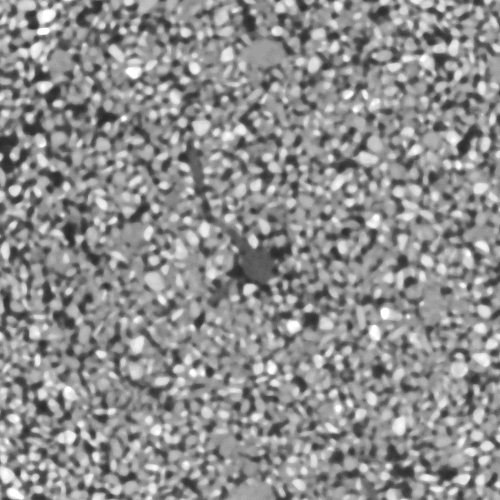
#> input picture XCT/data/raw_img/0.tif, 500 x 500 px, found by its file name
$ jupyter execute Image_Thresholding.ipynb
#> lines starting #> are read from the running program, lines starting #| are printed output that depends on the picture; after the words box and inside, x2 and y2 are one past the last pixel; in counts of white or black regions, pixels touching at a corner belong together
# Image Segmentation

Author: Hasith Wijesuriya

Email: hasitha.wijesuriya@pnnl.gov

## Why Image Segmentation?

Image segmentation is a fundamental task in computer vision that involves partitioning an image into meaningful regions or segments. It is crucial for various applications, including object recognition, medical imaging, autonomous driving, and scene understanding. By segmenting an image, we can identify and analyze specific objects or areas of interest, which can lead to better decision-making and improved performance in downstream tasks.

### Why is it important in soil science?

In soil science, image segmentation plays a vital role in analyzing soil properties and understanding soil structure. It allows researchers to identify and quantify different soil components, such as organic matter, minerals, and pore spaces. This information is essential for studying soil health, fertility, and water retention capabilities. Additionally, image segmentation can help in monitoring soil erosion, assessing land degradation, and optimizing agricultural practices by providing insights into soil composition and structure.

## Types of Image Segmentation

There are several types of image segmentation techniques, each with its own advantages and applications. Some common types include:

1. **Thresholding**: This technique involves separating pixels based on their intensity values. It is simple and effective for images with distinct foreground and background regions.
2. **Edge-based Segmentation**: This method detects edges in an image to define segment boundaries. It is useful for images with clear edges and can be implemented using techniques like Canny edge detection.
3. **Region-based Segmentation**: This approach groups pixels into regions based on similarity criteria, such as color or texture. It can be implemented using methods like region growing or watershed segmentation.
4. **Clustering-based Segmentation**: This technique uses clustering algorithms, such as K-means or mean shift, to group pixels into clusters based on their features. It is effective for images with complex patterns and textures.
5. **Deep Learning-based Segmentation**: This method utilizes convolutional neural networks (CNNs) to learn features and perform segmentation. It has shown significant improvements in accuracy and is widely used in various applications, including medical imaging and autonomous driving.

## Challenges in Image Segmentation

Despite its importance, image segmentation faces several challenges, including:
1. **Variability in Image Quality**: Images can vary in quality due to factors like contrast, noise, and resolution, which can affect segmentation accuracy.
2. **Complexity of Scenes**: Real-world images often contain complex scenes with multiple objects and varying backgrounds, making segmentation more difficult.
3. **Computational Complexity**: Some segmentation techniques, especially deep learning-based methods, can be computationally intensive and require significant resources for training and inference.
4. **Lack of Annotated Data**: For supervised learning-based segmentation methods, obtaining annotated data can be time-consuming and expensive, especially in specialized domains like soil science.
5. **Generalization**: Segmentation models may struggle to generalize well to new images or different domains, leading to reduced performance when applied to unseen data.

## Thresholding Methods

[cell 1]
import numpy as np
import scipy as sp
import matplotlib.pyplot as plt
import matplotlib.image as mpimg
import matplotlib.gridspec as gridspec
from ipywidgets import interact, IntSlider

import os
import sys
from skimage.filters import threshold_otsu, threshold_niblack, threshold_sauvola

[cell 2]
# reading a 8-bit grayscale image
img = mpimg.imread("./data/raw_img/0.tif")
#> img is the input picture: shape (500, 500); min 42, max 255, mean 142.7
#> the sliders are set to thresh_val = 127

def update_threshold(thresh_val):
    '''
    Update the binary image based on the threshold value and display both original and binary images.
    Parameters:
    thresh_val (int): The threshold value to convert the grayscale image to binary.
    '''
#> called with thresh_val = 127
    binary_img = img > thresh_val
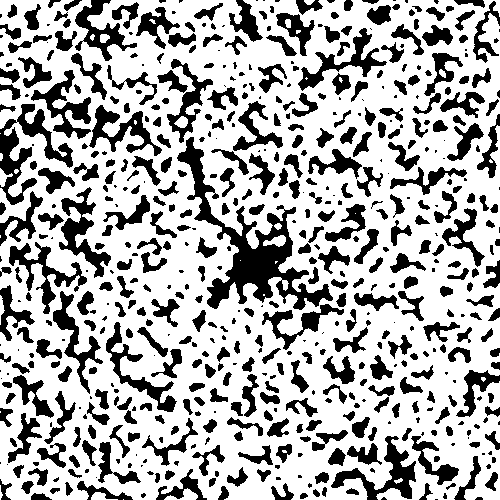
#> binary_img: shape (500, 500) bool; 68.7% white; 591 black regions (181 under 20 px), largest, box (x1, y1, x2, y2) and area: (177, 137, 333, 310) 6025, (0, 104, 73, 205) 2288, (331, 436, 416, 500) 1573
    plt.figure(figsize=(18, 6))


    plt.subplot(1, 3, 1)
    plt.imshow(img, cmap='gray')
    plt.title('Original Grayscale')
    plt.axis('off')
    plt.subplot(1, 3, 2)
    plt.hist(img.ravel(), bins=255)
    plt.axvline(thresh_val, color='r', linestyle='--', label=f'Threshold: {thresh_val}')
    plt.title('Image Histogram')
    plt.xlabel('Pixel Intensity')
    plt.ylabel('Frequency')
    plt.subplot(1, 3, 3)
    plt.imshow(binary_img, cmap='gray')
    plt.title(f'Binary Image (Threshold: {thresh_val})')
    plt.axis('off')


    plt.tight_layout()
    plt.show()
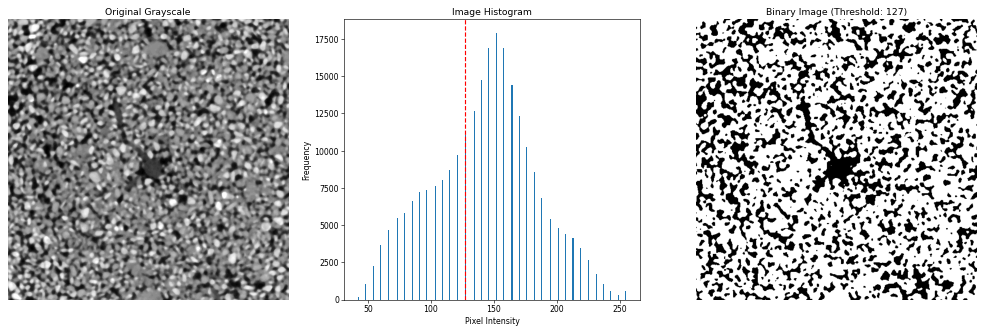
#> figure drawn by matplotlib, 3 panels; panel 2: tallest bar 17919 high, from x = 151.4 to 152.3


interact(update_threshold, thresh_val=IntSlider(min=0, max=255, step=1, value=127, description='Threshold Value:'));

### Otsu's method
Otsu's method is a global thresholding technique that automatically determines the optimal threshold value by maximizing the between-class variance. It is effective for images with bimodal histograms, where the foreground and background are well separated.

$\sigma^2_\omega (t) = \omega_1 (t) \sigma^2_1 (t) + \omega_2 (t) \sigma^2_2 (t)$

Where:
- $\omega_1 (t)$ and $\omega_2 (t)$ are the probabilities of the two classes separated by the threshold t.
- $\sigma^2_1 (t)$ and $\sigma^2_2 (t)$ are the variances of the two classes.

### Niblack's method

Calculates the threshold for each pixel based on the mean and standard deviation of a local neighborhood around the pixel. It is effective for images with varying contrast.

$T(x,y) = m(x,y) + k \cdot s(x,y)$

Where:
- $T(x,y)$ is the threshold for the pixel at coordinates (x, y).
- $m(x,y)$ is the mean of the local neighborhood around the pixel.
- $s(x,y)$ is the standard deviation of the local neighborhood around the pixel.
- $k$ is a user-defined parameter that controls the influence of the standard deviation on the threshold.

### Sauvola's method

Calculates the threshold for each pixel based on the mean and standard deviation of a local neighborhood, similar to Niblack's method, but includes a parameter to control the influence of the standard deviation. It is effective for images with varying contrast and noise.

$T(x,y) = m(x,y) \cdot \left(1 + k \cdot \left(\frac{s(x,y)}{R} - 1\right)\right)$

Where:
- $T(x,y)$ is the threshold for the pixel at coordinates (x, y).
- $m(x,y)$ is the mean of the local neighborhood around the pixel.
- $s(x,y)$ is the standard deviation of the local neighborhood around the pixel.
- $k$ is a user-defined parameter that controls the influence of the standard deviation on the threshold.
- $R$ is the dynamic range of the standard deviation (typically set to 128 for 8-bit images).

[cell 3]
# Load the 8-bit grayscale image
img = mpimg.imread("./data/raw_img/0.tif")

# Apply different thresholding methods #
# Otsu's method, Niblack's method, and Sauvola's method are applied to the image to compute the respective thresholds.
thresh_otsu = threshold_otsu(img)
#> thresh_otsu = 134
thresh_niblack = threshold_niblack(img, window_size=301, k=0.2)
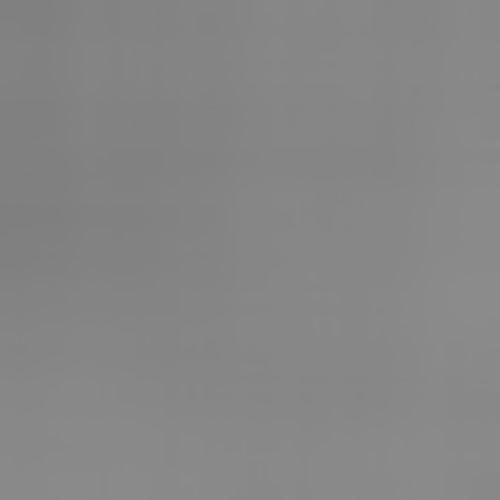
#> thresh_niblack: shape (500, 500) float64; min 127.5, max 139.9, mean 134.4
thresh_sauvola = threshold_sauvola(img, window_size=301)

# The resulting binary images are created by comparing the original image to the computed thresholds,
# resulting in binary images where pixels above the threshold are set to True (or 1) and those below are set to False (or 0).
binary_niblack = img > thresh_niblack
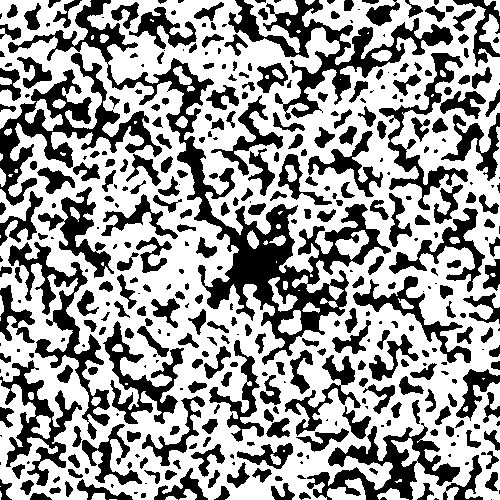
#> binary_niblack: shape (500, 500) bool; 61.1% white; 401 black regions (114 under 20 px), largest, box (x1, y1, x2, y2) and area: (8, 0, 391, 365) 15081, (228, 0, 453, 120) 6151, (0, 53, 162, 206) 6019
binary_otsu = img > thresh_otsu
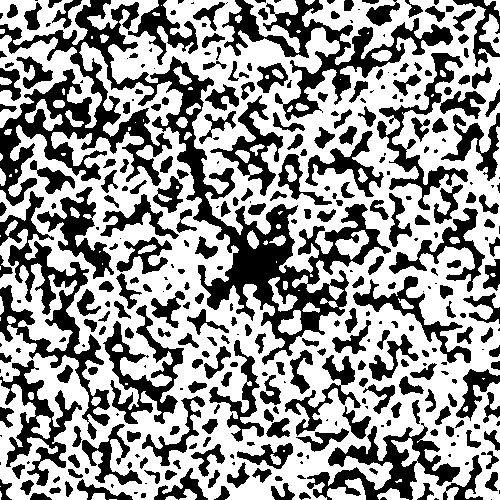
#> binary_otsu: shape (500, 500) bool; 59.2% white; 358 black regions (98 under 20 px), largest, box (x1, y1, x2, y2) and area: (0, 0, 391, 365) 24139, (222, 0, 453, 121) 6439, (0, 191, 110, 440) 6115
binary_sauvola = img > thresh_sauvola
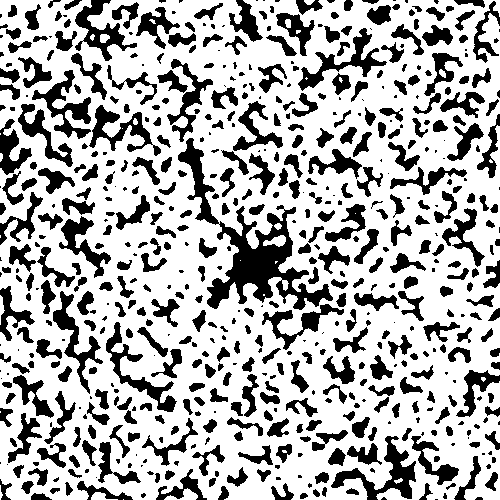
#> binary_sauvola: shape (500, 500) bool; 69.4% white; 607 black regions (184 under 20 px), largest, box (x1, y1, x2, y2) and area: (178, 138, 333, 310) 5913, (331, 436, 416, 500) 1573, (32, 70, 91, 139) 1313


# Visualization of the original image, histogram, and the results of the three thresholding methods.
fig = plt.figure(figsize=(15, 7), tight_layout=True)
spec = gridspec.GridSpec(ncols=8, nrows=2, figure=fig)

positions = [
    (0, slice(1, 3)), (0, slice(3, 5)), (0, slice(5, 7)), # Row 0
    (1, slice(2, 4)), (1, slice(4, 6))                   # Row 1 (centered)
]

ax = [fig.add_subplot(spec[row, col]) for row, col in positions]


ax[0].imshow(img, cmap="gray")
ax[0].set_title("XCT Image")
ax[1].hist(img.ravel(), bins=255)
ax[1].axvline(thresh_otsu, color='r')
ax[1].text(thresh_otsu -80, ax[1].get_ylim()[1] * 0.9, 'Otsu Threshold', color='r')
ax[1].set_title("Image Histogram")
ax[1].set_xlabel("Pixel Intensity")
ax[1].set_ylabel("Frequency")
ax[2].imshow(binary_otsu, cmap="gray")
ax[2].set_title(f"Otsu Thresholding (T: {thresh_otsu})")
ax[3].imshow(binary_niblack, cmap="gray")
ax[3].set_title("Niblack Thresholding")
ax[4].imshow(binary_sauvola, cmap="gray")
ax[4].set_title("Sauvola Thresholding")

plt.subplots_adjust()
plt.show()
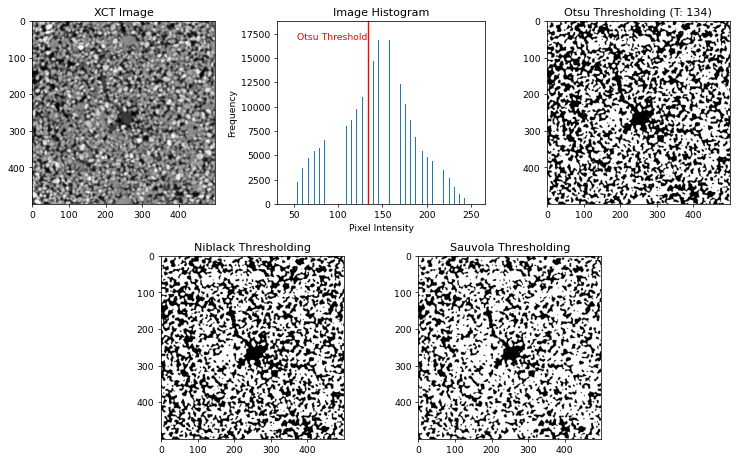
#> figure drawn by matplotlib, 5 panels; panel 2: tallest bar 17919 high, from x = 151.4 to 152.3

$ run again, with XCT/data/raw_img/103.tif copied over XCT/data/raw_img/0.tif
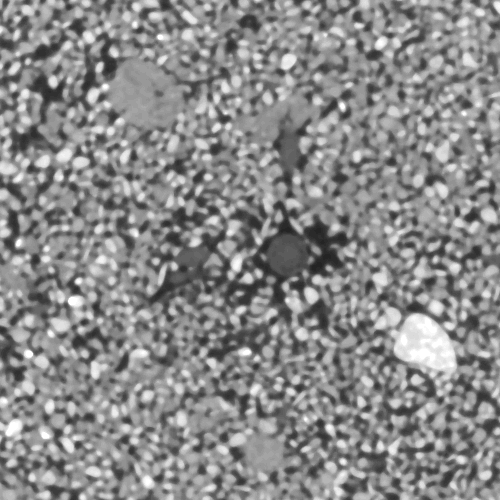
#> input picture XCT/data/raw_img/103.tif, 500 x 500 px, found by its file name
#> img is the input picture: shape (500, 500); min 36, max 255, mean 137.9
#> binary_img: shape (500, 500) bool; 63.8% white; 467 black regions (130 under 20 px), largest, box (x1, y1, x2, y2) and area: (126, 166, 368, 363) 16395, (0, 29, 128, 161) 4806, (255, 396, 389, 483) 3543
#> in update_threshold, `plt.show()`:
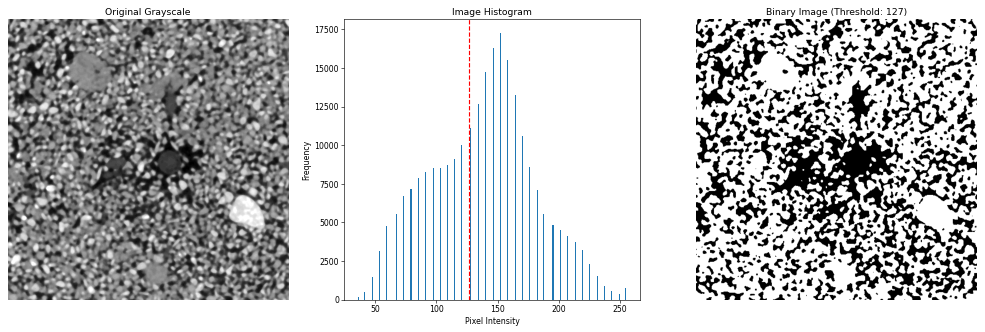
#> figure drawn by matplotlib, 3 panels; panel 2: tallest bar 17285 high, from x = 151.9 to 152.8
#> thresh_otsu = 128
#> binary_niblack: shape (500, 500) bool; 60.2% white; 393 black regions (114 under 20 px), largest, box (x1, y1, x2, y2) and area: (126, 166, 368, 363) 16395, (0, 16, 133, 162) 5507, (255, 396, 404, 500) 4214
#> binary_otsu: shape (500, 500) bool; 59.4% white; 362 black regions (107 under 20 px), largest, box (x1, y1, x2, y2) and area: (91, 166, 404, 500) 27393, (0, 16, 133, 162) 5521, (0, 161, 100, 388) 4476
#> `binary_sauvola = img > thresh_sauvola`:
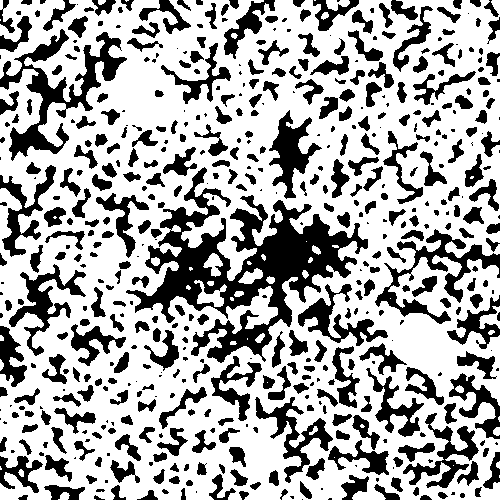
#> binary_sauvola: shape (500, 500) bool; 66.8% white; 520 black regions (161 under 20 px), largest, box (x1, y1, x2, y2) and area: (126, 167, 368, 363) 14837, (0, 29, 127, 161) 4400, (375, 229, 500, 324) 2785

$ run again, with XCT/data/raw_img/11.tif copied over XCT/data/raw_img/0.tif
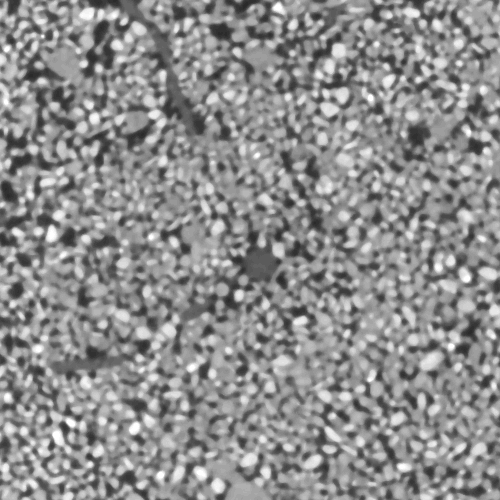
#> input picture XCT/data/raw_img/11.tif, 500 x 500 px, found by its file name
#> img is the input picture: shape (500, 500); min 42, max 255, mean 141.8
#> binary_img: shape (500, 500) bool; 67.4% white; 544 black regions (143 under 20 px), largest, box (x1, y1, x2, y2) and area: (78, 0, 211, 159) 4742, (171, 209, 297, 355) 4255, (0, 47, 78, 177) 3304
#> in update_threshold, `plt.show()`:
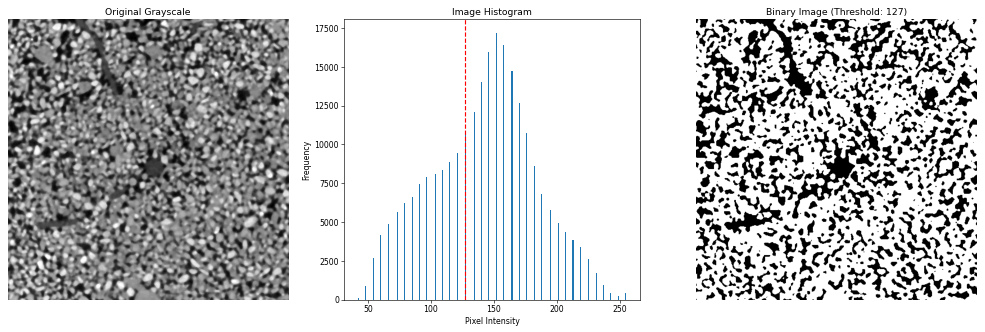
#> figure drawn by matplotlib, 3 panels; panel 2: tallest bar 17197 high, from x = 151.4 to 152.3
#> thresh_otsu = 134
#> binary_niblack: shape (500, 500) bool; 60.8% white; 405 black regions (116 under 20 px), largest, box (x1, y1, x2, y2) and area: (108, 148, 359, 356) 10652, (76, 0, 214, 182) 6207, (197, 3, 354, 105) 4469
#> binary_otsu: shape (500, 500) bool; 58.3% white; 353 black regions (110 under 20 px), largest, box (x1, y1, x2, y2) and area: (0, 0, 497, 185) 22765, (52, 148, 359, 356) 14632, (330, 191, 500, 290) 4296
#> `binary_sauvola = img > thresh_sauvola`:
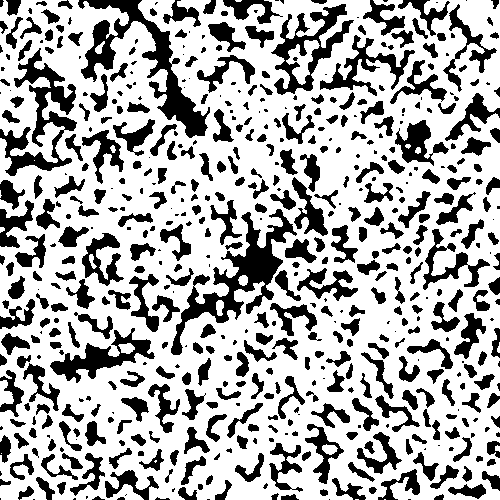
#> binary_sauvola: shape (500, 500) bool; 68.4% white; 562 black regions (163 under 20 px), largest, box (x1, y1, x2, y2) and area: (78, 0, 210, 138) 4337, (171, 209, 297, 355) 4255, (0, 48, 77, 176) 3214

$ run again, with XCT/data/raw_img/118.tif copied over XCT/data/raw_img/0.tif
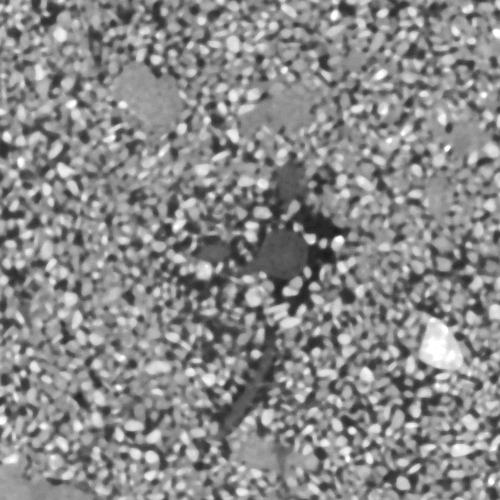
#> input picture XCT/data/raw_img/118.tif, 500 x 500 px, found by its file name
#> img is the input picture: shape (500, 500); min 30, max 255, mean 137.7
#> binary_img: shape (500, 500) bool; 65% white; 492 black regions (171 under 20 px), largest, box (x1, y1, x2, y2) and area: (113, 151, 376, 500) 25575, (369, 229, 500, 329) 3620, (67, 0, 137, 116) 2203
#> thresh_otsu = 128
#> binary_niblack: shape (500, 500) bool; 61.4% white; 443 black regions (160 under 20 px), largest, box (x1, y1, x2, y2) and area: (113, 151, 376, 500) 25647, (369, 223, 500, 330) 4179, (134, 0, 228, 97) 2996
#> binary_otsu: shape (500, 500) bool; 60.4% white; 411 black regions (141 under 20 px), largest, box (x1, y1, x2, y2) and area: (113, 145, 467, 500) 35508, (368, 223, 500, 330) 4196, (134, 0, 228, 97) 2996
#> `binary_sauvola = img > thresh_sauvola`:
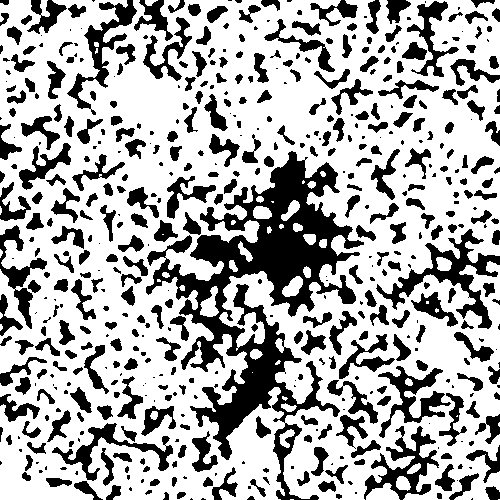
#> binary_sauvola: shape (500, 500) bool; 68.1% white; 528 black regions (182 under 20 px), largest, box (x1, y1, x2, y2) and area: (146, 151, 364, 500) 21666, (376, 229, 500, 329) 2850, (364, 426, 439, 500) 1937
